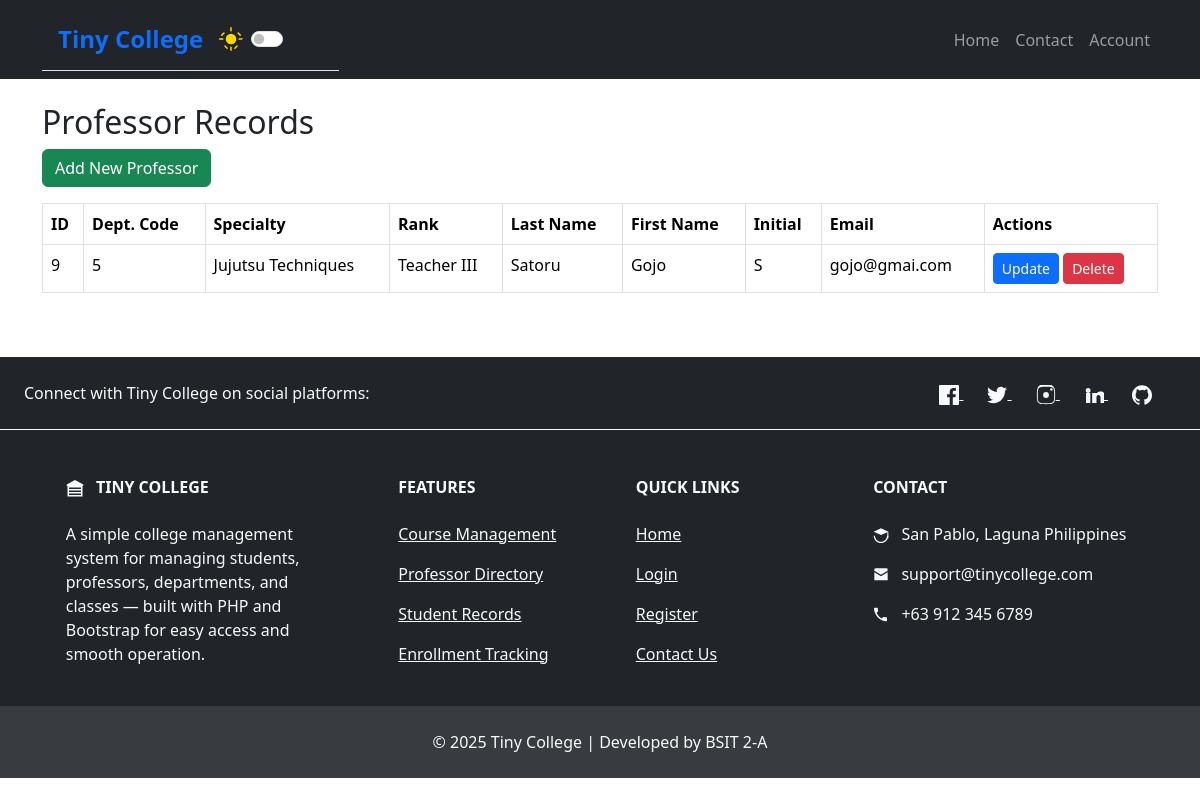
Page /?page=professor/index on the committed database.
### tables this page shows
CREATE TABLE `professor` (
  `prof_num` int(11) NOT NULL,
  `dept_code` int(11) DEFAULT NULL,
  `prof_specialty` varchar(100) DEFAULT NULL,
  `prof_rank` varchar(50) DEFAULT NULL,
  `prof_lname` varchar(50) DEFAULT NULL,
  `prof_fname` varchar(50) DEFAULT NULL,
  `prof_initial` char(1) DEFAULT NULL,
  `prof_email` varchar(100) DEFAULT NULL
);

### professor/index.php (the view, shortened to what this page needs)
<?php
$conn = mysqli_connect("localhost", "root", "", "tiny_college");
$sql = "SELECT * FROM professor";
$result = mysqli_query($conn, $sql);
?>
<div class="container mt-4">
    <h2>Professor Records</h2>
    <a href="?page=professor/create" class="btn btn-success mb-3">Add New Professor</a>
    <?php if (mysqli_num_rows($result) > 0): ?>
        <div class="table-responsive">
            <table class="table table-bordered">
                <thead>
                    <tr>
                        <th>ID</th>
                        <th>Dept. Code</th>
                        <th>Specialty</th>
                        <th>Rank</th>
                        <th>Last Name</th>
                        <th>First Name</th>
                        <th>Initial</th>
                        <th>Email</th>
                        <th>Actions</th>
                    </tr>
                </thead>
                <tbody>
                    <?php while ($row = mysqli_fetch_assoc($result)): ?>
                        <tr>
                            <td><?= $row['prof_num'] ?></td>
                            <td><?= $row['dept_code'] ?></td>
                            <td><?= $row['prof_specialty'] ?></td>
                            <td><?= $row['prof_rank'] ?></td>
                            <td><?= $row['prof_lname'] ?></td>
                            <td><?= $row['prof_fname'] ?></td>
                            <td><?= $row['prof_initial'] ?></td>
                            <td><?= $row['prof_email'] ?></td>
                            <td>
                                <a href="?page=professor/update&id=<?= $row['prof_num'] ?>" class="btn btn-primary btn-sm">Update</a>
                                <a href="?page=professor/delete&id=<?= $row['prof_num'] ?>" class="btn btn-danger btn-sm">Delete</a>
                            </td>
                        </tr>
                    <?php endwhile; ?>
                </tbody>
            </table>
        </div>
    <?php else: ?>
        <div class="alert alert-info" role="alert">
            No professor found. Please create a new professor record.
        </div>
    <?php endif; ?>
</div>

### rows in the picture
professor: prof_num "9", dept_code "5", prof_specialty "Jujutsu Techniques", prof_rank "Teacher III", prof_lname "Satoru", prof_fname "Gojo", prof_initial "S", prof_email "gojo@gmai.com"
